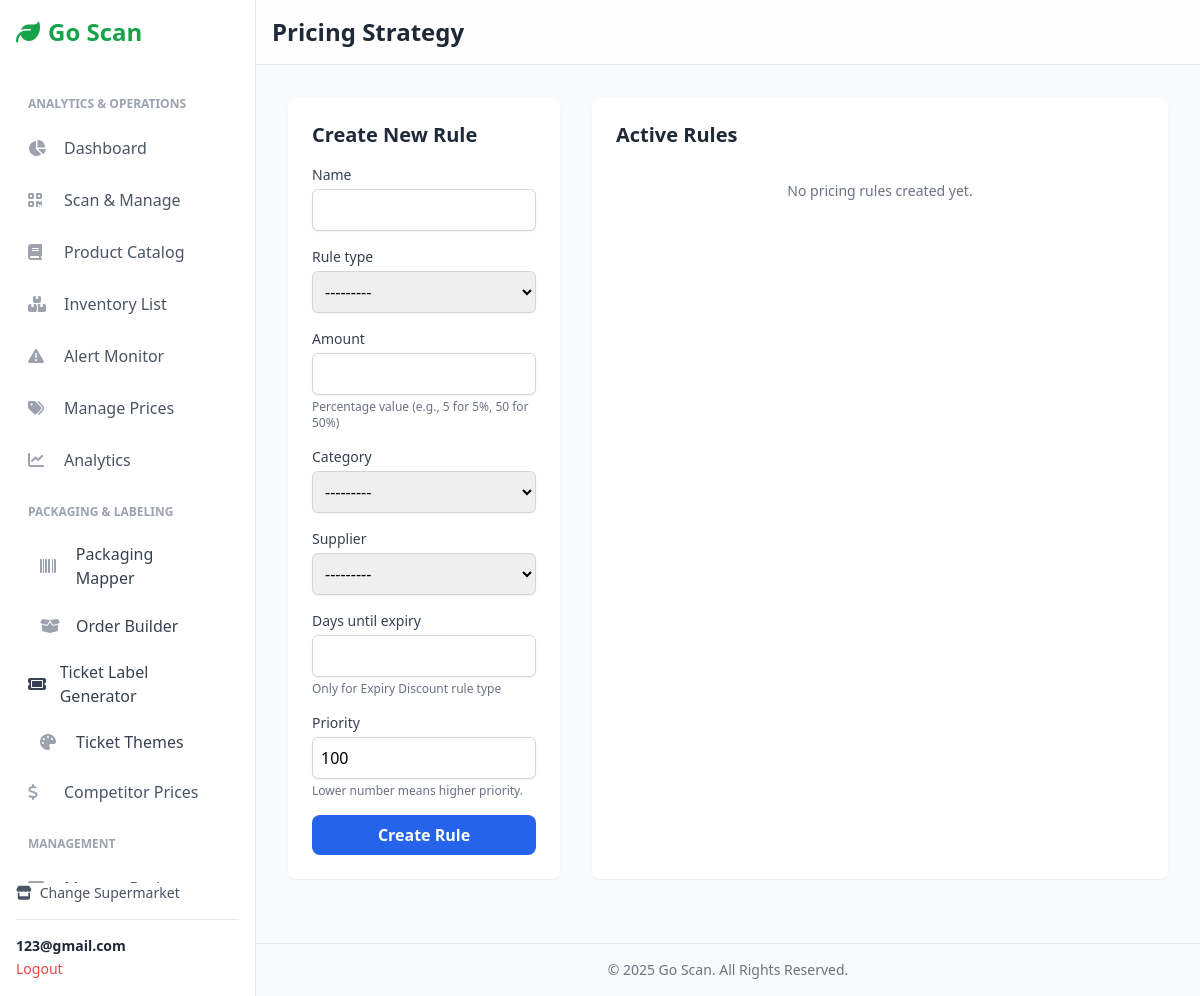
/pricing/supermarket/1/strategy/ (signed in), run on an earlier commit of the app's database.
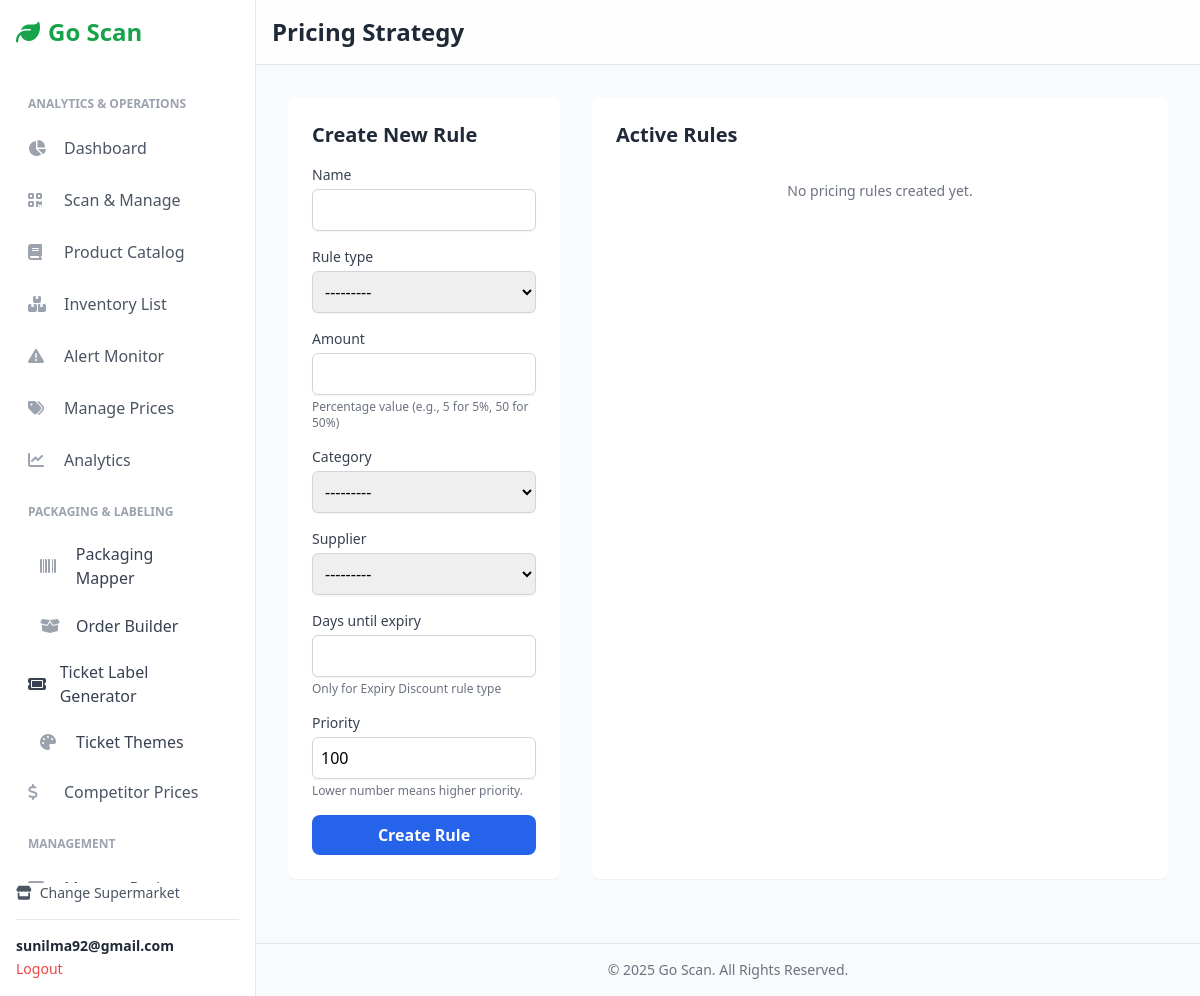
And on a later commit of the database.
### users/models.py (models this page shows, shortened)
class Account(AbstractBaseUser):
    first_name = models.CharField(max_length=50)
    last_name = models.CharField(max_length=50)
    username = models.CharField(max_length=50, unique=True)
    email = models.EmailField(max_length=100, unique=True)
    phone_number = models.CharField(max_length=50, blank=True)
    date_joined = models.DateTimeField(auto_now_add=True)
    last_login = models.DateTimeField(auto_now=True)
    is_admin = models.BooleanField(default=False)
    is_staff = models.BooleanField(default=False)
    is_active = models.BooleanField(default=True)  # <-- Changed to True
    is_superuser = models.BooleanField(default=False)
    USERNAME_FIELD = 'username'
    REQUIRED_FIELDS = ['email', 'first_name', 'last_name']
    objects = MyAccountManager()

### pricing/views.py (the view)
# urls.py: path('supermarket/<int:supermarket_id>/strategy/', views.pricing_strategy_view, name='pricing_strategy'),
@login_required(login_url='account_login')
def pricing_strategy_view(request, supermarket_id):
    supermarket = get_object_or_404(Supermarket, pk=supermarket_id, owner=request.user)
    if request.method == 'POST':
        form = PricingRuleForm(request.POST)
        if form.is_valid():
            rule = form.save(commit=False)
            rule.supermarket = supermarket
            rule.save()
            messages.success(request, 'New pricing rule created.')
            return redirect('pricing:pricing_strategy', supermarket_id=supermarket.id)
        else:
            messages.error(request, "Please correct the errors below.")
    else:
        form = PricingRuleForm()
    rules = supermarket.pricing_rules.all().order_by('priority')
    context = {'supermarket': supermarket, 'rules': rules, 'form': form}
    return render(request, 'inventory/management/pricing_strategy.html', context)

### pricing/forms.py
class PricingRuleForm(forms.ModelForm):
    class Meta:
        model = PricingRule
        fields = ['name', 'rule_type', 'amount', 'category', 'supplier', 'days_until_expiry', 'priority']
        widgets = {
            'name': forms.TextInput(attrs={'class': 'mt-1 w-full p-2 border border-gray-300 rounded-md shadow-sm'}),
            'rule_type': forms.Select(attrs={'class': 'mt-1 w-full p-2 border border-gray-300 rounded-md shadow-sm'}),
            'amount': forms.NumberInput(attrs={'class': 'mt-1 w-full p-2 border border-gray-300 rounded-md shadow-sm'}),
            'category': forms.Select(attrs={'class': 'mt-1 w-full p-2 border border-gray-300 rounded-md shadow-sm'}),
            'supplier': forms.Select(attrs={'class': 'mt-1 w-full p-2 border border-gray-300 rounded-md shadow-sm'}),
            'days_until_expiry': forms.NumberInput(attrs={'class': 'mt-1 w-full p-2 border border-gray-300 rounded-md shadow-sm'}),
            'priority': forms.NumberInput(attrs={'class': 'mt-1 w-full p-2 border border-gray-300 rounded-md shadow-sm'}),
        }

### Inventory/models.py (called while the page is built)
    def __str__(self): return self.name

### templates/inventory/management/pricing_strategy.html (shortened to what this page needs)
{% extends "inventory/base.html" %}
{% block header %}Pricing Strategy{% endblock %}
{% block content %}
<div class="max-w-4xl mx-auto">
    <div class="grid grid-cols-1 md:grid-cols-3 gap-8">
        <div class="md:col-span-1 bg-white p-6 rounded-lg shadow-sm h-fit">
            <h2 class="text-xl font-bold text-gray-800 mb-4">Create New Rule</h2>
            <form method="POST" action="{% url 'pricing:pricing_strategy' supermarket.id %}" class="space-y-4">
                {% for field in form %}
                <div>
                    <label for="{{ field.id_for_label }}" class="block text-sm font-medium text-gray-700">{{ field.label }}</label>
                    {{ field }}
                    {% if field.help_text %}
                        <p class="text-xs text-gray-500 mt-1">{{ field.help_text }}</p>
                    {% endif %}
                </div>
                {% endfor %}
                <button type="submit" class="w-full bg-blue-600 text-white font-semibold py-2 rounded-lg hover:bg-blue-700">Create Rule</button>
            </form>
        </div>
        <div class="md:col-span-2 bg-white p-6 rounded-lg shadow-sm">
            <h2 class="text-xl font-bold text-gray-800 mb-4">Active Rules</h2>
            <div class="space-y-3">
                {% for rule in rules %}
                    <div class="p-3 border rounded-lg bg-gray-50 flex justify-between items-center">
                        <div>
                            <p class="font-semibold text-gray-900">{{ rule.name }}</p>
                            <p class="text-sm text-gray-600">
                                {% if rule.category %}Category: {{ rule.category.name }} | {% endif %}
                                {% if rule.days_until_expiry_min is not None or rule.days_until_expiry_max is not None %}
                                Expiry: {{ rule.days_until_expiry_min|default:"Any" }} - {{ rule.days_until_expiry_max|default:"Any" }} days |
                                {% endif %}
                                Discount: {{ rule.discount_percentage }}%
                            </p>
                             <p class="text-xs text-gray-500">Active: {% if rule.is_active %}Yes{% else %}No{% endif %}</p>
                        </div>
                        <div class="flex items-center gap-4 flex-shrink-0">
                            <a href="{% url 'pricing:pricing_rule_edit' supermarket.id rule.id %}" class="text-gray-400 hover:text-blue-600" title="Edit Rule">
                                <i class="fas fa-pencil-alt"></i>
                            </a>
                            <form method="POST" action="{% url 'pricing:pricing_rule_delete' supermarket.id rule.id %}" onsubmit="return confirm('Are you sure you want to delete the rule \'{{ rule.name|escapejs }}\'?');">
                                {% csrf_token %}
                                <button type="submit" class="text-gray-400 hover:text-red-600" title="Delete Rule">
                                    <i class="fas fa-trash"></i>
                                </button>
                            </form>
                        </div>
                        </div>
                {% empty %}
                    <p class="text-gray-500 text-center py-4 text-sm">No pricing rules created yet.</p>
                {% endfor %}
            </div>
        </div>
    </div>
</div>
{% endblock %}

### templates/inventory/base.html (shortened to what the changed rows need)
{% load static %}
<!DOCTYPE html>
<html lang="en">
<head>
    <script src="https://cdn.tailwindcss.com"></script>
    <link rel="stylesheet" href="https://cdnjs.cloudflare.com/ajax/libs/font-awesome/6.4.0/css/all.min.css">
</head>
<body class="bg-gray-50 font-sans">
    <aside id="sidebar" class="w-64 bg-white text-gray-800 p-4 border-r border-gray-200 fixed h-full flex flex-col z-30 md:translate-x-0">
        <div class="mt-auto">
            {% if user.is_authenticated %}
            <div class="border-t pt-4">
                <p class="text-sm font-semibold truncate">{{ user.email }}</p>
                <a href="{% url 'account_logout' %}" class="text-sm text-red-500 hover:underline">Logout</a>
            </div>
            {% endif %}
        </div>
    </aside>
    <div class="flex-1 md:ml-64">
        <header class="bg-white/80 backdrop-blur-md sticky top-0 z-10 p-4 border-b border-gray-200 flex items-center justify-between">
            <h1 class="text-xl md:text-2xl font-bold text-gray-800">
                {% block header %}{% endblock %}
            </h1>
        </header>
        <main class="p-4 sm:p-6 md:p-8">
            {% block content %}{% endblock %}
        </main>
    </div>
</body>
</html>

What changed in the data, as far as the page shows it:
changed Account: email "123@gmail.com" → "sunilma92@gmail.com"
